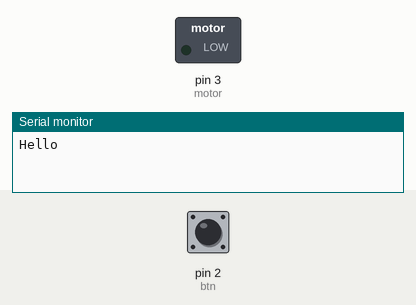
The sketch below on a simulated Arduino Uno, built with avr-gcc and run on an emulated ATmega328P. On the bench: switched loads named in the sketch (green lamp = pin HIGH), the last lines printed to the serial monitor. Dashed ring = blinking. Inputs (shaded band) come from the test bench; at power-on: pin 2 (btn) HIGH.

Above: at 1.2 s.
1.3 s: pin 2 (btn) pulled LOW for 0.15 s
At 3.8 s:
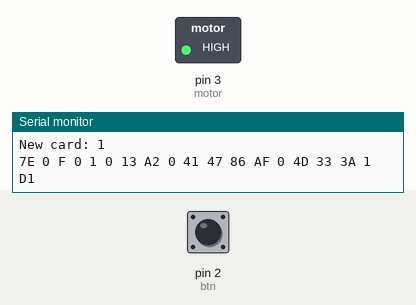
5.9 s: pin 2 (btn) pulled LOW for 1 s
At 7.9 s:
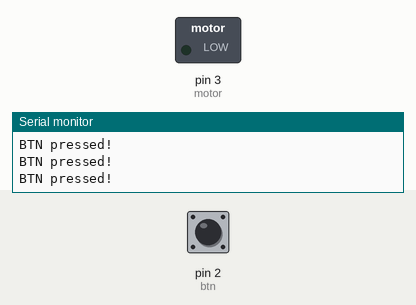
Timing chart, 0 to 10.9 s (numbered marks = the images above; inputs shaded):
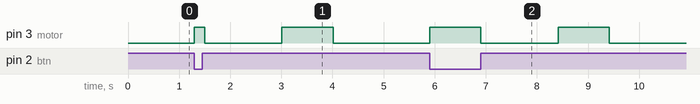

The sketch:

masterGen5.ino
```cpp
#include <avr/pgmspace.h>
#include <StandardCplusplus.h>
#include <serstream>
#include <avr/pgmspace.h>
#include <SoftwareSerial.h>
#include <EEPROM.h>
#include <LiquidCrystal.h>
#include <avr/sleep.h>


SoftwareSerial mySerial(8,9);

using namespace std;

#define BYTEAT(x) (byte)x
unsigned int DEFAULT_DECK_SIZE=5;
#define MY_ID 3
#define DEBOUNCE_DELAY 200
// 1.5s timeout
#define CHECK_TIMEOUT 1500
// 500ms delete tolerence
#define DELETE_TIMEOUT 500
// hibernate timeout
#define HIBERNATE_TIMEOUT 60000    //30s


char msg_report[]={0x7E,0x00,0x0F,0x00,0x01,0x00,0x13,0xA2,0x00,0x41,0x47,0x86,0xAF,0x00,0x4D,0x31,0x3A,0x02,0xd3};
volatile bool button_pressed = false;
volatile unsigned long button_time=0;


vector<unsigned long> time_series;
vector<int>the_deck;
unsigned long last_input=0;
unsigned long system_time=0;
unsigned long delete_time=0;
uint8_t is_deleted=0;


int btn=2;
int motor=3;
int sleep=6;

vector<char> in_buffer;

unsigned long _abs_diff(unsigned long A, unsigned long B){
	if(A>B){
		return A-B;
	}else{
		return B-A;
	}
}

void motor_enable(unsigned long duration){
	digitalWrite(motor,HIGH);
	delay(duration);
	digitalWrite(motor, LOW);
}


void isr_button() {
  unsigned long now_time = millis();
  if (now_time- button_time > DEBOUNCE_DELAY) {
    button_time = now_time;
    button_pressed = true;
    detachInterrupt(0);
  }
}


void wakeUpNow()        // here the interrupt is handled after wakeup
{
  // execute code here after wake-up before returning to the loop() function
  // timers and code using timers (serial.print and more...) will not work here.
  // we don't really need to execute any special functions here, since we
  // just want the thing to wake up

  button_pressed=1;
  button_time = millis();
}


void sleepNow()         // here we put the arduino to sleep
{
    /* Now is the time to set the sleep mode. In the Atmega8 datasheet
     * http://www.atmel.com/dyn/resources/prod_documents/doc2486.pdf on page 35
     * there is a list of sleep modes which explains which clocks and
     * wake up sources are available in which sleep mode.
     *
     * In the avr/sleep.h file, the call names of these sleep modes are to be found:
     *
     * The 5 different modes are:
     *     SLEEP_MODE_IDLE         -the least power savings
     *     SLEEP_MODE_ADC
     *     SLEEP_MODE_PWR_SAVE
     *     SLEEP_MODE_STANDBY
     *     SLEEP_MODE_PWR_DOWN     -the most power savings
     *
     * For now, we want as much power savings as possible, so we
     * choose the according
     * sleep mode: SLEEP_MODE_PWR_DOWN
     *
     */
    set_sleep_mode(SLEEP_MODE_STANDBY);   // sleep mode is set here

    sleep_enable();          // enables the sleep bit in the mcucr register
                             // so sleep is possible. just a safety pin

    /* Now it is time to enable an interrupt. We do it here so an
     * accidentally pushed interrupt button doesn't interrupt
     * our running program. if you want to be able to run
     * interrupt code besides the sleep function, place it in
     * setup() for example.
     *
     * In the function call attachInterrupt(A, B, C)
     * A   can be either 0 or 1 for interrupts on pin 2 or 3.
     *
     * B   Name of a function you want to execute at interrupt for A.
     *
     * C   Trigger mode of the interrupt pin. can be:
     *             LOW        a low level triggers
     *             CHANGE     a change in level triggers
     *             RISING     a rising edge of a level triggers
     *             FALLING    a falling edge of a level triggers
     *
     * In all but the IDLE sleep modes only LOW can be used.
     */

    attachInterrupt(0,isr_button, LOW); // use interrupt 0 (pin 2) and run function
                                       // wakeUpNow when pin 2 gets LOW

    sleep_mode();            // here the device is actually put to sleep!!
                             // THE PROGRAM CONTINUES FROM HERE AFTER WAKING UP

    sleep_disable();         // first thing after waking from sleep:
                             // disable sleep...
    //detachInterrupt(0);      // disables interrupt 0 on pin 2 so the
                             // wakeUpNow code will not be executed
                             // during normal running time.

}


void delete_notify(){
  Serial.println("Delete!");
  msg_report[17]=0;
  //update checksum
  char checksum=0;
  msg_report[15]='0'+MY_ID;
  for(int i=3;i<18;i++){
    checksum += msg_report[i];
  }
  checksum = 0xff-(0xff&(checksum));
  msg_report[18] = checksum;
  for(int i=0;i<19;i++){
    mySerial.print(msg_report[i]);
  }
}

void card_notify(int card){
  Serial.print("New card: ");
  Serial.println(card);


  char checksum=0;
  msg_report[17]=(uint8_t)card;
  //update checksum
  msg_report[15]='0'+MY_ID;
  for(int i=3;i<18;i++){
    checksum += msg_report[i];
  }
  checksum = 0xff-(0xff&(checksum));
  msg_report[18] = checksum;


  for(int i=0;i<19;i++){
    mySerial.print(msg_report[i]);
    Serial.print((byte)msg_report[i],HEX);
    Serial.print(" ");
  }
  Serial.println("");
}

int update_myserial(){
if (mySerial.available() == 0 && in_buffer.size()<=0) {
    return -1;
  }

  int result = -1;
  char inChar;
  int v_index=14;
  uint16_t _msg_len=0;

  while(mySerial.available()){
    inChar = (char)mySerial.read();
    in_buffer.push_back(inChar);
  }

 if(in_buffer.size()>0 && BYTEAT(in_buffer[0])!=0x7e){
    Serial.println("Trimming");
    in_buffer.erase(in_buffer.begin());
  }
  //interprate (Because the input msg will not exceed 20 chars
  while(in_buffer.size()>=3){
    //test length
    _msg_len= BYTEAT(in_buffer[2]);
    if(in_buffer.size()<(_msg_len+4)){
      // not received all
      return;
    }
    // check if it is other frame
    if (BYTEAT(in_buffer[3])!=0x80){
      in_buffer.erase(in_buffer.begin(),in_buffer.begin()+4+_msg_len);
      return;
    }
    // interprate content
    if(in_buffer[v_index]=='S'){
      // slave
      Serial.println("Slave");
      delete_time=millis();
      last_input=millis();
    }else if(in_buffer[v_index]=='V' && in_buffer[v_index+1]=='D'){
      Serial.println("DECK");
      DEFAULT_DECK_SIZE=(unsigned int)in_buffer[v_index+2];
      for(int i=0;i<DEFAULT_DECK_SIZE;i++){
        the_deck.push_back(in_buffer[i+v_index+3]);
      }
    }
    in_buffer.erase(in_buffer.begin(), in_buffer.begin()+4+_msg_len);
  }
  return 0;
}

int update_time_series(){
	if(time_series.empty()){
		return 0;
	}
	if(millis()-last_input<CHECK_TIMEOUT){
		return 0;
	}

	//check time_series
	card_notify(time_series.size());
  is_deleted=0;
	motor_enable(1000);
	// clear the time_series
	time_series.clear();
	delete_time=0;
	return 0;
}

void init_setup(){
	//init variables
	time_series.clear();
	the_deck.clear();
	last_input=millis();
	system_time=millis();
	in_buffer.clear();
  is_deleted=1;
}

void setup(){
	//init serial
	Serial.begin(115200);
	mySerial.begin(19200);
	init_setup();
	in_buffer.reserve(150);
  in_buffer.clear();
  pinMode(btn, INPUT);
  digitalWrite(btn, HIGH);
  pinMode(motor, OUTPUT);
  digitalWrite(motor, LOW);
  pinMode(sleep, OUTPUT);
  digitalWrite(sleep, LOW);
  attachInterrupt(digitalPinToInterrupt(btn), isr_button, LOW);
  Serial.println("Hello");
}

void loop(){
   if(millis()>system_time && millis()-system_time>HIBERNATE_TIMEOUT){
    digitalWrite(sleep,HIGH);
    sleepNow();
    digitalWrite(sleep,LOW);
  }
	if(button_pressed){
    button_pressed=0;
    //delay(30);
    //if(digitalRead(btn)==0){
      //not radio frequency

      Serial.println("BTN pressed!");
		  motor_enable(200);
		  time_series.push_back(millis());
      last_input=millis();
      system_time = millis();
      attachInterrupt(digitalPinToInterrupt(btn), isr_button, LOW);
	  //}
	}
	update_myserial();
	update_time_series();
  if(the_deck.size()>0){
    digitalWrite(sleep, HIGH);
    for(int i=0;i<the_deck.size();i++){
      for(int j=0;j<the_deck[i];j++){
          for(int k=0;k<i+1;k++){
            motor_enable(200);
            delay(200);
          }
          delay(1000);
       }
   }
   init_setup();
   digitalWrite(sleep, HIGH);
   sleepNow();
   attachInterrupt(digitalPinToInterrupt(btn), isr_button, FALLING);
   digitalWrite(sleep, LOW);
   delay(50);
 }
}
```

Measured:
- after the input at 1.3 s, pin 3 (motor): LOW → HIGH at once, → LOW 0.20 s later, → HIGH 1.5 s later, → LOW 1.0 s later
- after the input at 5.9 s, pin 3 (motor): alternates HIGH for 1.0 s and LOW for 1.5 s, 4 changes in all, then stays LOW, starting at once
